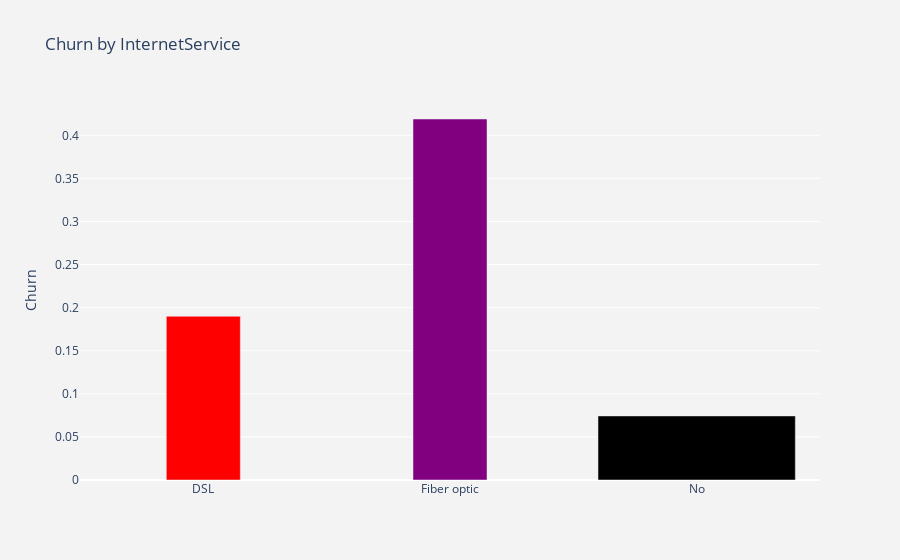

Notebook code for this chart:
### Markdown cell above
Insights:

-Based on the findings above, we can observe that payment method does have an impact on customer churn. However, we can conclude that customers using electronic check as their payment method have a significantly higher churn rate compared to other payment methods.

-This insight can help inform strategies to reduce churn, such as promoting alternative payment methods or providing incentives for customers to switch from electronic check to more stable payment methods.

### Code cell
#visualize churn by InternetService
plot_by_InternetService = df.groupby('InternetService').Churn.mean().reset_index()
plot_data = [go.Bar(
    x=plot_by_InternetService['InternetService'],
    y=plot_by_InternetService['Churn'],
    width=[0.3, 0.3],
    marker=dict(color=['red','purple'])
)]
plot_layout = go.Layout(
    xaxis={"type":"category"},
    yaxis={"title":"Churn"},
    title='Churn by InternetService',
    plot_bgcolor='rgb(243,243,243)',
    paper_bgcolor='rgb(243,243,243)',
)
fig = go.Figure(data=plot_data,layout=plot_layout) 
po.iplot(fig)

### Figure 1 — Plotly figure (JSON) as saved in the notebook; plotly's stock layout.template omitted (floating-point values rounded to 4 significant figures)
{"data": [{"marker": {"color": ["red", "purple"]}, "type": "bar", "width": [0.3, 0.3], "x": ["DSL", "Fiber optic", "No"], "y": [0.19, 0.4189, 0.07434]}], "layout": {"autosize": true, "paper_bgcolor": "rgb(243,243,243)", "plot_bgcolor": "rgb(243,243,243)", "title": {"text": "Churn by InternetService"}, "xaxis": {"autorange": true, "range": [-0.5, 2.5], "type": "category"}, "yaxis": {"autorange": true, "range": [0, 0.441], "title": {"text": "Churn"}, "type": "linear"}}}
